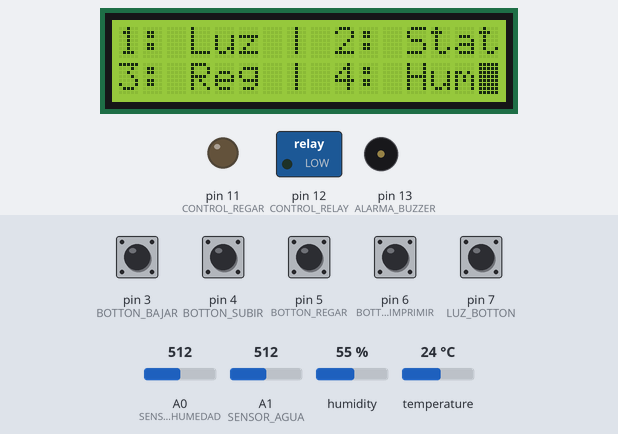
This sketch was run on a simulated Arduino Uno, built with avr-gcc and run on an emulated ATmega328P. Parts: 16×2 character LCD, switched loads named in the sketch (green lamp = pin HIGH), output pins drawn as LEDs (lit = HIGH), buzzer (waves = sounding). The test bench sets the inputs (shaded band); at power-on: pin 3 (BOTTON_BAJAR), pin 4 (BOTTON_SUBIR), pin 5 (BOTTON_REGAR), pin 6 (BOTTON_IMPRIMIR), pin 7 (LUZ_BOTTON) HIGH, A1 (SENSOR_AGUA) = 512, A0 (SENSOR_HUMEDAD) = 512, humidity 55 %, temperature 24 °C.

Above: at 1.7 s.
1.8 s: A1 (SENSOR_AGUA) set to 323
5.4 s: A1 (SENSOR_AGUA) set to 291
At 8.1 s:
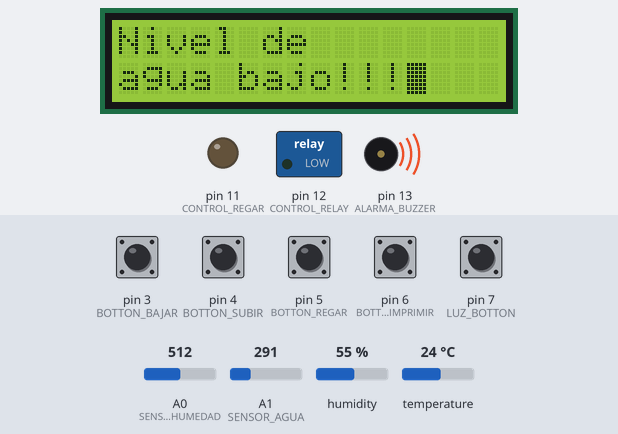
10.8 s: A0 (SENSOR_HUMEDAD) set to 520
At 15.7 s:
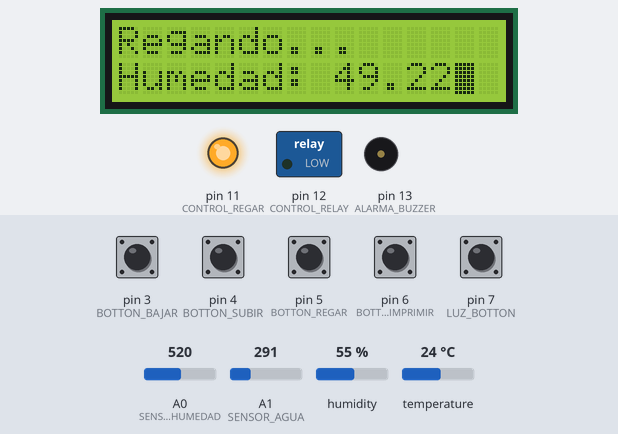
21.3 s: pin 4 (BOTTON_SUBIR) pulled LOW for 1.85 s
At 23.9 s:
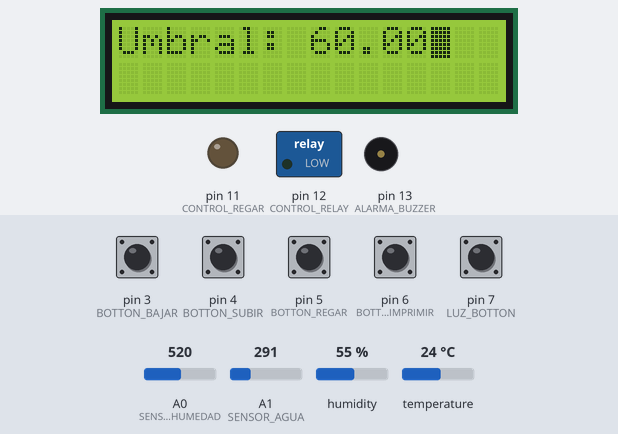
24.6 s: pin 3 (BOTTON_BAJAR) pulled LOW for 1.85 s
At 27.0 s:
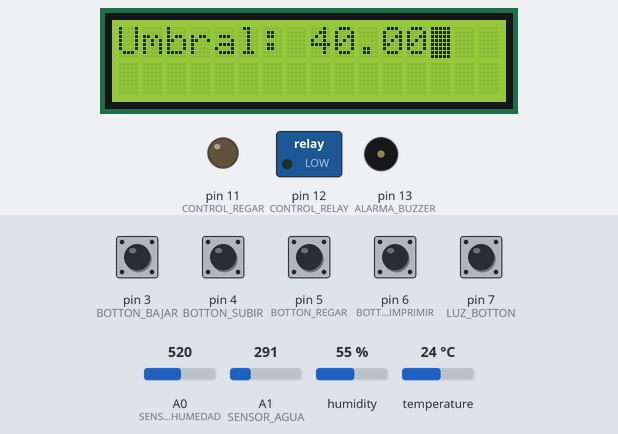
Timing chart, 0 to 28.5 s (numbered marks = the images above; inputs shaded):
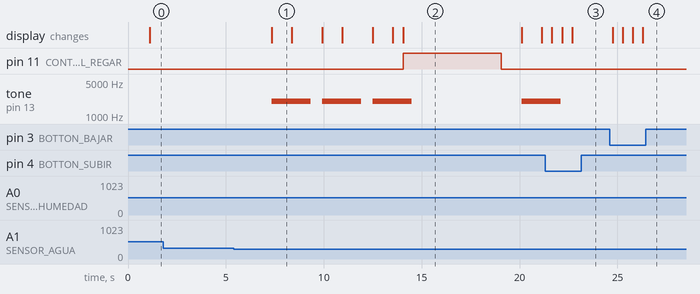

The sketch:

codigo-proyecto.ino
```cpp
//Libreria DHT11
#include <dht.h>
// GPIO's de entrada: Sensores
dht DHT;
#define DHT11_PIN 8
#define SENSOR_HUMEDAD A0
#define SENSOR_AGUA A1

// GPIO's de entrada: botones
#define LUZ_BOTTON 7
#define BOTTON_IMPRIMIR 6
#define BOTTON_REGAR 5
#define BOTTON_SUBIR 4
#define BOTTON_BAJAR 3

// GPIO's de salida actuadores
#define ALARMA_BUZZER 13
#define CONTROL_RELAY 12
#define CONTROL_REGAR 11

// actuador LCD:
#include <LiquidCrystal_I2C.h>
#include <Wire.h>

// dISPLAY DE 2 LINEAS CON 16 CARACTERES
LiquidCrystal_I2C lcd(0x27,16,2);

/*
Porcentaje de agua:
La alarma sonara si el sensor detecta un porcentaje de agua menor a esta variable
*/
float PORCENTAJE_AGUA_UMBRAL = 30.0;
float PORCENTAJE_HUMEDAD_UMBRAL = 50.0;

// Declarar varaibles para guardar los valores de los sensores
float LECTURA_AGUA = 0.0,LECTURA_HUMEDAD = 0.0,LECTURA_TEMPERATURA = 0.0;
byte LECTURA_BOTON_LUZ, LECTURA_BOTON_IMPRIMIR, LECTURA_BOTON_REGAR, LECTURA_BOTON_SUBIR, LECTURA_BOTON_BAJAR;

void setup() {
  // put your setup code here, to run once:
  Serial.begin(9600);
  lcd.begin();
  lcd.backlight();

  pinMode(ALARMA_BUZZER,OUTPUT);
  pinMode(CONTROL_RELAY,OUTPUT);
  pinMode(CONTROL_REGAR,OUTPUT);

  pinMode(LUZ_BOTTON,INPUT_PULLUP);
  pinMode(BOTTON_IMPRIMIR,INPUT_PULLUP);
  pinMode(BOTTON_REGAR,INPUT_PULLUP);
  pinMode(BOTTON_SUBIR,INPUT_PULLUP);
  pinMode(BOTTON_BAJAR,INPUT_PULLUP);

}

// Lectura de la Temperatura
void lectura_temperatura(void) {
  DHT.read11(DHT11_PIN);
  LECTURA_TEMPERATURA = DHT.temperature;
  delay(500);
  }

// Tomar lectura del sensor de temperatura y normalizar
void lectura_nivel_agua(void) {
  LECTURA_AGUA = analogRead(SENSOR_AGUA);
  LECTURA_AGUA = LECTURA_AGUA * 100.0/1024.0; // Normalizar a 100& (Regla de 3)
  delay(500);
}

// Hacer solar la alarma si el porcentaje de agua esta por debajo del umbral
void alarmas(void) {
  // activar la alarma si el nivel de agua es menor al porcentaje definido arriba.
  if(LECTURA_AGUA < PORCENTAJE_AGUA_UMBRAL) {
    lcd.clear();
    lcd.print("Nivel de");
    lcd.setCursor(0,1);
    lcd.print("agua bajo!!!");
    lcd.blink();
    tone(ALARMA_BUZZER,2000,2000);
    delay(1000);
  }
}

// tomar lecturas sensor
void lectura_humedad_suelo(void) {
  LECTURA_HUMEDAD = analogRead(SENSOR_HUMEDAD);
  LECTURA_HUMEDAD = LECTURA_HUMEDAD * 100.0/1024.0;
  LECTURA_HUMEDAD = 100-LECTURA_HUMEDAD;
}


void menu_principal(void) {
  lcd.clear();
  lcd.print("1: Luz | 2: Stat");
  lcd.setCursor(0,1);
  lcd.print("3: Reg | 4: Hum");
  lcd.blink();
  delay(500);
}

// Lectura del Boton de luz
void lectura_botones(void) {
  LECTURA_BOTON_LUZ = digitalRead(LUZ_BOTTON);
  LECTURA_BOTON_IMPRIMIR = digitalRead(BOTTON_IMPRIMIR);
  LECTURA_BOTON_REGAR = digitalRead(BOTTON_REGAR);
  LECTURA_BOTON_SUBIR = digitalRead(BOTTON_SUBIR);
  LECTURA_BOTON_BAJAR = digitalRead(BOTTON_BAJAR);
}

void asignar_funcion(void) {
  if(LECTURA_BOTON_LUZ == 0) {
    control_luz();
  }
  else if(LECTURA_BOTON_IMPRIMIR == 0) {
    imprimir_variables();
  }
  else if(LECTURA_BOTON_REGAR == 0) {
    regar();
  }
  else if(LECTURA_BOTON_SUBIR == 0) {
    ajustar_humedad();
  }
}

void control_luz(void) {
  digitalWrite(CONTROL_RELAY,!digitalRead(CONTROL_RELAY));
  delay(300);
}

void regar(void) {
  digitalWrite(CONTROL_REGAR,!digitalRead(CONTROL_REGAR));
  delay(300);
}

void ajustar_humedad(void) {
  String imprimir;
  while(digitalRead(BOTTON_REGAR)==1) {
      imprimir = "Umbral: ";
      imprimir += PORCENTAJE_HUMEDAD_UMBRAL;
      lcd.clear();
      lcd.print(imprimir);
      lcd.blink();
      delay(500);
      if(digitalRead(BOTTON_SUBIR) == 0){
        PORCENTAJE_HUMEDAD_UMBRAL = PORCENTAJE_HUMEDAD_UMBRAL + 5.0;
        }
      else if(digitalRead(BOTTON_BAJAR) == 0){
        PORCENTAJE_HUMEDAD_UMBRAL = PORCENTAJE_HUMEDAD_UMBRAL - 5.0;
        }

      if(PORCENTAJE_HUMEDAD_UMBRAL > 90.0){
        PORCENTAJE_HUMEDAD_UMBRAL = 80.0;
        break;
        }
      else if(PORCENTAJE_HUMEDAD_UMBRAL < 10.0){
        PORCENTAJE_HUMEDAD_UMBRAL = 20.0;
        break;
        }
    }

  }

void imprimir_variables(void){
  String renglon1 = "Temp: ";
  String renglon2 = "Hum: ";
  renglon1 += LECTURA_TEMPERATURA;
  renglon2 += LECTURA_HUMEDAD;

  lcd.clear();
  lcd.print(renglon1);
  lcd.setCursor(0,1);
  lcd.print(renglon2);
  lcd.blink();
  delay(3000);
  }

 void control_humedad(void) {
  if(LECTURA_HUMEDAD < PORCENTAJE_HUMEDAD_UMBRAL){
    String hum = "Humedad: ";
    hum += LECTURA_HUMEDAD;
    lcd.clear();
    lcd.print("Regando...");
    lcd.setCursor(0,1);
    lcd.print(hum);
    lcd.blink();
    if(digitalRead(CONTROL_REGAR) == 0){
      digitalWrite(CONTROL_REGAR,HIGH);
      }
    delay(5000);
    digitalWrite(CONTROL_REGAR,LOW);
    }
  }

void loop() {
  // put your main code here, to run repeatedly:
  // tomar lecturas de los sensores
  lectura_nivel_agua();
  lectura_temperatura();
  lectura_humedad_suelo();

  // saltar alarmas
  alarmas();

  // Menu principal
  menu_principal();
  lectura_botones();
  asignar_funcion();

  // control humedad
  control_humedad();

}
```

Measured:
- the behaviour switches between 308 and 307 on A1 (SENSOR_AGUA) (found by bisection; images 0 and 1)
- the behaviour switches between 512 and 513 on A0 (SENSOR_HUMEDAD) (found by bisection; images 1 and 2)
- after the input at 1.8 s, every drawn part: stays the same
- after the input at 5.4 s, tone on pin 13 (ALARMA_BUZZER): silent → 2000 Hz after 1.9 s, → silent 2.0 s later, → 2000 Hz 0.58 s later; the display: changes after 1.9 s (image 1)
- after the input at 10.8 s, pin 11 (CONTROL_REGAR): LOW → HIGH after 3.3 s, → LOW 5.0 s later; the display: first differs from a run without the input after 3.3 s (image 2)
- after the input at 21.3 s, pin 11 (CONTROL_REGAR): stays LOW (without the input it goes to HIGH after 0.36 s); the display: first changes after 0.35 s (image 3 shows a later state)
- after the input at 24.6 s, the display: first changes after 0.15 s (image 4 shows a later state)
- what the display in image 1 shows lasts 1.1 s, from 7.3 s to 8.4 s
